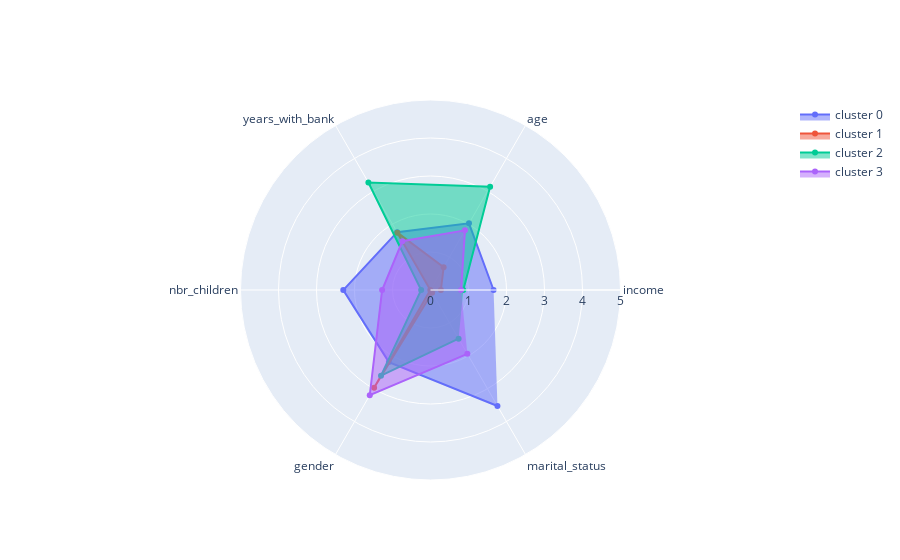

The notebook cell saved with this chart:
### Code cell
cluster_names = []
for i in range(len(cluster_mean)):
    cluster_names.append('cluster '+ str(i))

mean_list = []
for cluster in range(len(cluster_mean)):
    mean_list.append(cluster_mean.iloc[cluster, 1:].values.tolist())
col_names = cluster_mean.columns.values[1:].tolist()
col_names

import plotly.graph_objects as go

fig = go.Figure()

for means in range(len(mean_list)):
    fig.add_trace(go.Scatterpolar(
          r=mean_list[means],
          theta=col_names,
          fill='toself',
          name=cluster_names[means]
    ))
    fig.update_layout(
      polar=dict(
        radialaxis=dict(
          visible=True,
          range=[0, 5]
        )),
      showlegend=True
    )

fig.show()

### Figure 1 — Plotly figure (JSON) as saved in the notebook; plotly's stock layout.template omitted (floating-point values rounded to 4 significant figures)
{"data": [{"fill": "toself", "name": "cluster 0", "r": [1.66, 2.026, 1.757, 2.295, 2.19, 3.524], "theta": ["income", "age", "years_with_bank", "nbr_children", "gender", "marital_status"], "type": "scatterpolar"}, {"fill": "toself", "name": "cluster 1", "r": [0.2738, 0.6909, 1.743, 0.004566, 2.968, 0.08371], "theta": ["income", "age", "years_with_bank", "nbr_children", "gender", "marital_status"], "type": "scatterpolar"}, {"fill": "toself", "name": "cluster 2", "r": [0.8633, 3.138, 3.269, 0.2458, 2.604, 1.479], "theta": ["income", "age", "years_with_bank", "nbr_children", "gender", "marital_status"], "type": "scatterpolar"}, {"fill": "toself", "name": "cluster 3", "r": [0.8058, 1.813, 1.481, 1.273, 3.197, 1.94], "theta": ["income", "age", "years_with_bank", "nbr_children", "gender", "marital_status"], "type": "scatterpolar"}], "layout": {"polar": {"radialaxis": {"range": [0, 5], "visible": true}}, "showlegend": true}}
